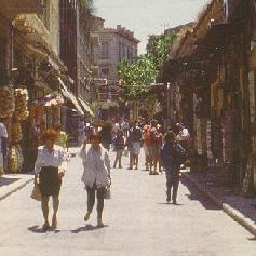
#> input picture opencv-machine-learning/notebooks/data/chapter6/pedestrian_test.jpg, 256 x 256 px, given in place of per00100.ppm, which was not available
$ jupyter execute --allow-errors 06.02-Detecting-Pedestrians-in-the-Wild.ipynb   (shell and % lines are left out)   (text cells are left out)
#> lines starting #> are read from the running program, lines starting #| are printed output that depends on the picture; pictures that were not available may be replaced by others from this repository, and a replacement may not be noted
[cell 1]
datadir = "data/chapter6"
dataset = "pedestrians128x64"
datafile = "%s/%s.tar.gz" % (datadir, dataset)

[cell 2]
extractdir = "%s/%s" % (datadir, dataset)

[cell 3]
def extract_tar(datafile, extractdir):
#> further down, img is the input picture: shape (256, 256, 3); mean B, G, R 106.2, 119.6, 136.1
    try:
        import tarfile
    except ImportError:
        raise ImportError("You do not have tarfile installed. "
                          "Try unzipping the file outside of Python.")

    tar = tarfile.open(datafile)
    tar.extractall(path=extractdir)
    tar.close()
    print("%s successfully extracted to %s" % (datafile, extractdir))

#> (a cell that did not finish here is left out)

[cell 5]
import cv2
import matplotlib.pyplot as plt

[cell 6]
plt.figure(figsize=(10, 6))
#> (the rest of this cell did not finish here and is left out)

[cell 7]
win_size = (48, 96)
block_size = (16, 16)
block_stride = (8, 8)
cell_size = (8, 8)
num_bins = 9
hog = cv2.HOGDescriptor(win_size, block_size, block_stride, cell_size, num_bins)

[cell 8]
import numpy as np
import random
random.seed(42)
X_pos = []
for i in random.sample(range(900), 400):
    filename = "%s/per%05d.ppm" % (extractdir, i)
    img = cv2.imread(filename)
    if img is None:
        print('Could not find image %s' % filename)
        continue
    X_pos.append(hog.compute(img, (64, 64)))

[cell 9]
print(len(X_pos))
print(X_pos[0].shape)

[cell 10]
X_pos = np.array(X_pos, dtype=np.float32)
y_pos = np.ones(X_pos.shape[0], dtype=np.int32)
#> y_pos = [1]
X_pos.shape, y_pos.shape
#> Out = ((1, 23760), (1,))

[cell 11]
negset = "pedestrians_neg"
negfile = "%s/%s.tar.gz" % (datadir, negset)
negdir = "%s/%s" % (datadir, negset)
#> (the rest of this cell did not finish here and is left out)


[cell 12]
import os
hroi = 128
wroi = 64
X_neg = []
for negfile in os.listdir(negdir):
    filename = '%s/%s' % (negdir, negfile)
    img = cv2.imread(filename)
    img = cv2.resize(img, (512, 512))
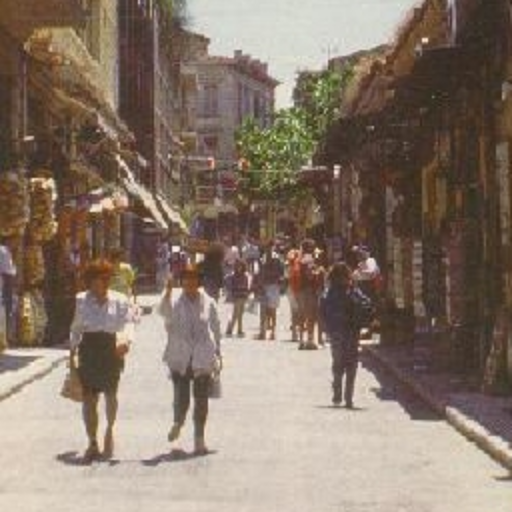
#> img: shape (512, 512, 3); mean B, G, R 106.1, 119.6, 136
    for j in range(5):
        rand_y = random.randint(0, img.shape[0] - hroi)
        rand_x = random.randint(0, img.shape[1] - wroi)
        roi = img[rand_y:rand_y + hroi, rand_x:rand_x + wroi, :]
        X_neg.append(hog.compute(roi, (64, 64)))
#> this loop made 5 passes
#> pass 1, `roi = img[rand_y:rand_y + hroi, rand_x:rand_x + wroi, :]`:
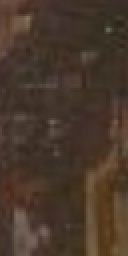
#> roi: shape (128, 64, 3) (shown 2 times larger); mean B, G, R 43.1, 56, 73
#> pass 2, `roi = img[rand_y:rand_y + hroi, rand_x:rand_x + wroi, :]`:
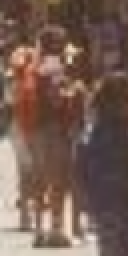
#> roi: shape (128, 64, 3) (shown 2 times larger); mean B, G, R 83, 93.4, 117.9
#> pass 3, `roi = img[rand_y:rand_y + hroi, rand_x:rand_x + wroi, :]`:
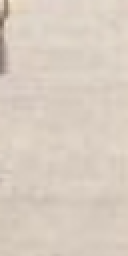
#> roi: shape (128, 64, 3) (shown 2 times larger); mean B, G, R 192.6, 204.8, 216.7
#> after the loop:
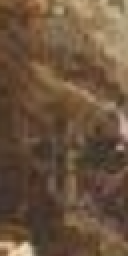
#> roi: shape (128, 64, 3) (shown 2 times larger); mean B, G, R 61.6, 83.2, 107.2
#> after the loop, X_neg = 5 items

[cell 13]
X_neg = np.array(X_neg, dtype=np.float32)
y_neg = -np.ones(X_neg.shape[0], dtype=np.int32)
#> y_neg = [-1, -1, -1, -1, -1]
X_neg.shape, y_neg.shape
#> Out = ((5, 1980), (5,))

#> (a cell that did not finish here is left out)

[cell 15]
from sklearn import model_selection as ms
#> (the rest of this cell did not finish here and is left out)

[cell 16]
def train_svm(X_train, y_train):
    svm = cv2.ml.SVM_create()
    svm.train(X_train, cv2.ml.ROW_SAMPLE, y_train)
    return svm

[cell 17]
def score_svm(svm, X, y):
    from sklearn import metrics
    _, y_pred = svm.predict(X)
    return metrics.accuracy_score(y, y_pred)

#> (a cell that did not finish here is left out)

#> (a cell that did not finish here is left out)

#> (a cell that did not finish here is left out)

[cell 21]
score_train = []
score_test = []
#> (the rest of this cell did not finish here and is left out)

[cell 22]
score_train

[cell 23]
score_test

[cell 24]
img_test = cv2.imread('data/chapter6/pedestrian_test.jpg')

[cell 25]
stride = 16
found = []
#> (the rest of this cell did not finish here and is left out)

[cell 26]
hog = cv2.HOGDescriptor(win_size, block_size, block_stride, cell_size, num_bins)

#> (a cell that did not finish here is left out)

[cell 28]
hogdef = cv2.HOGDescriptor()

[cell 29]
hogdef.setSVMDetector(cv2.HOGDescriptor_getDefaultPeopleDetector())

[cell 30]
found, _ = hogdef.detectMultiScale(img_test)
#> found = [[141, 95, 65, 130], [62, 111, 69, 138], [13, 111, 71, 142]]
print(found)
#| [[141  95  65 130]
#|  [ 62 111  69 138]
#|  [ 13 111  71 142]]

[cell 31]
fig = plt.figure(figsize=(10, 6))
ax = fig.add_subplot(111)
ax.imshow(cv2.cvtColor(img_test, cv2.COLOR_BGR2RGB))
from matplotlib import patches
for f in found:
    ax.add_patch(patches.Rectangle((f[0], f[1]), f[2], f[3], color='y', linewidth=3, fill=False))
#> this loop made 3 passes
plt.savefig('detected.png')
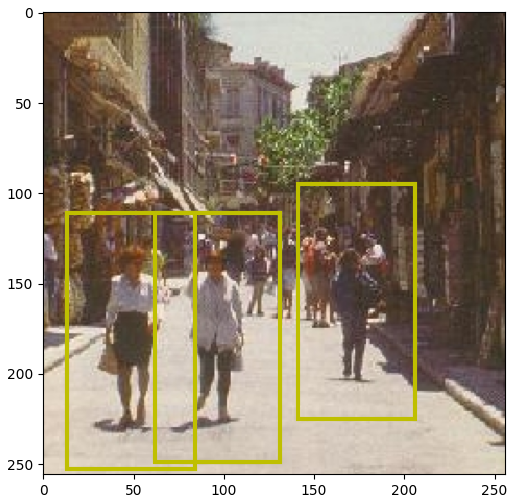
#> figure drawn by matplotlib, 1 panel
